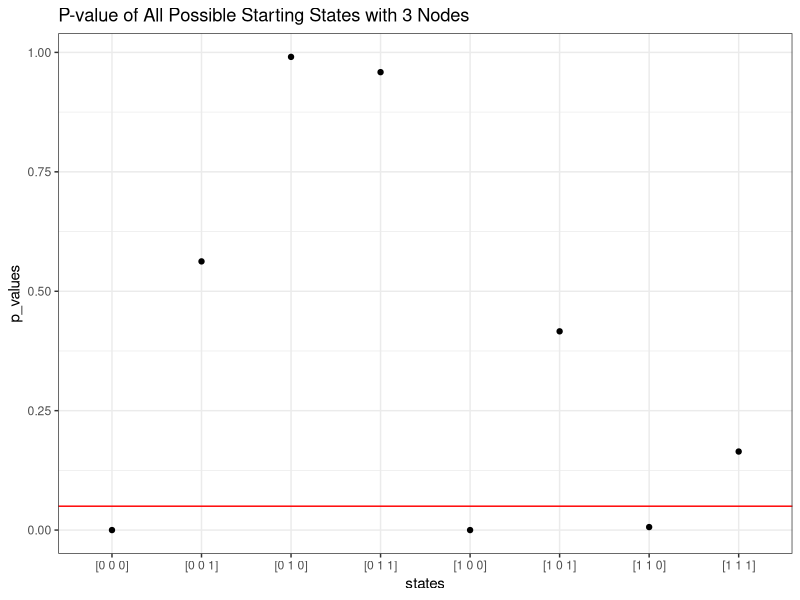
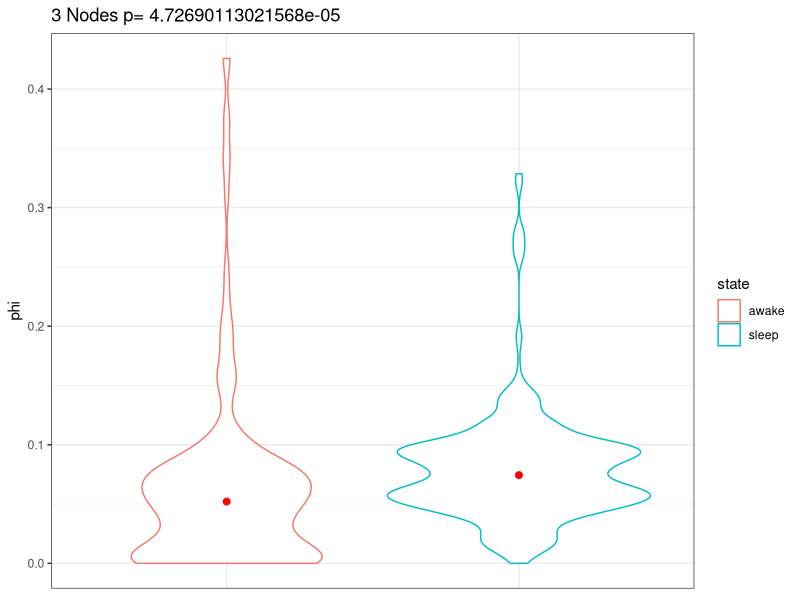
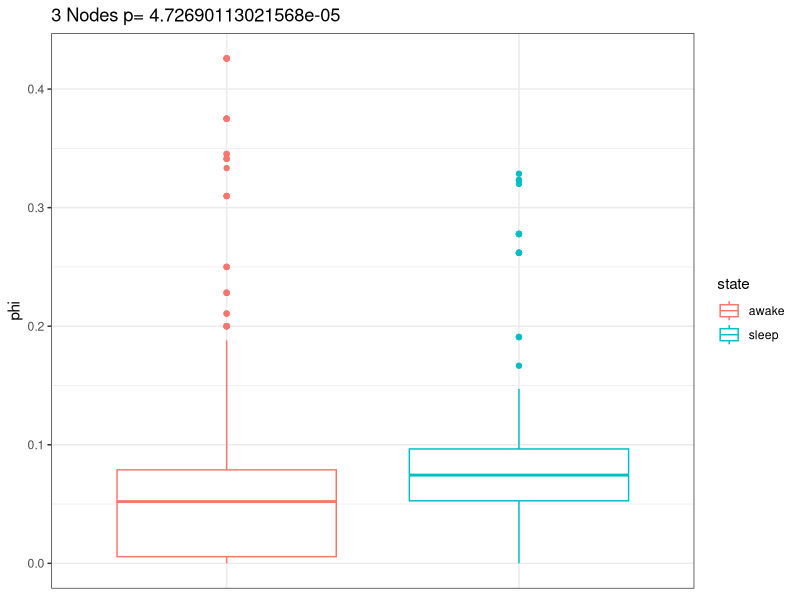
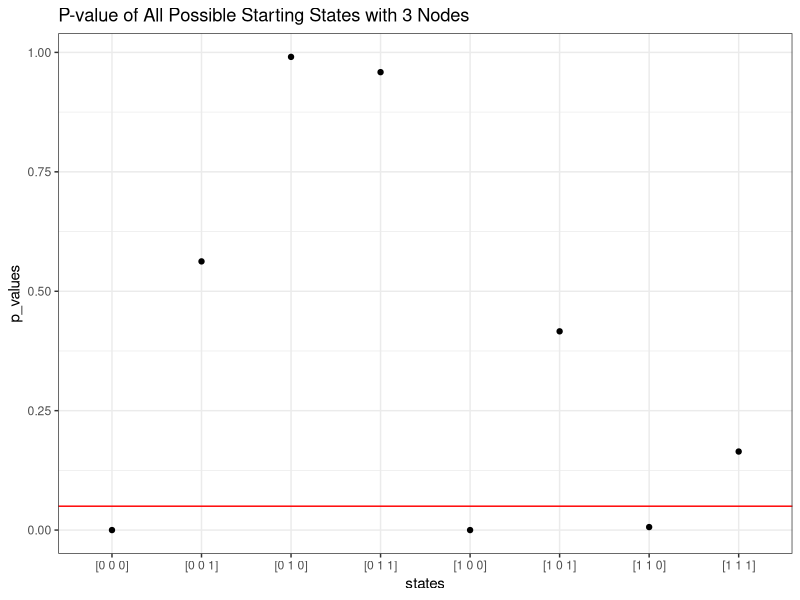
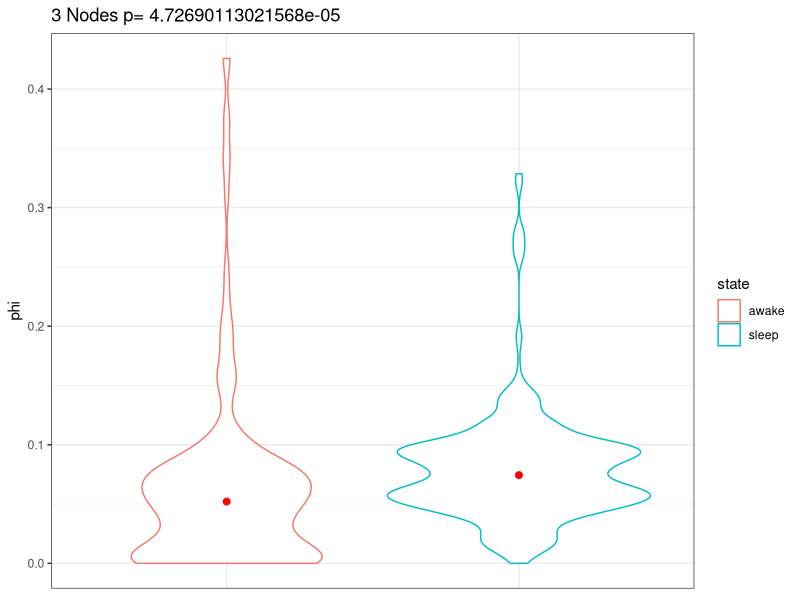
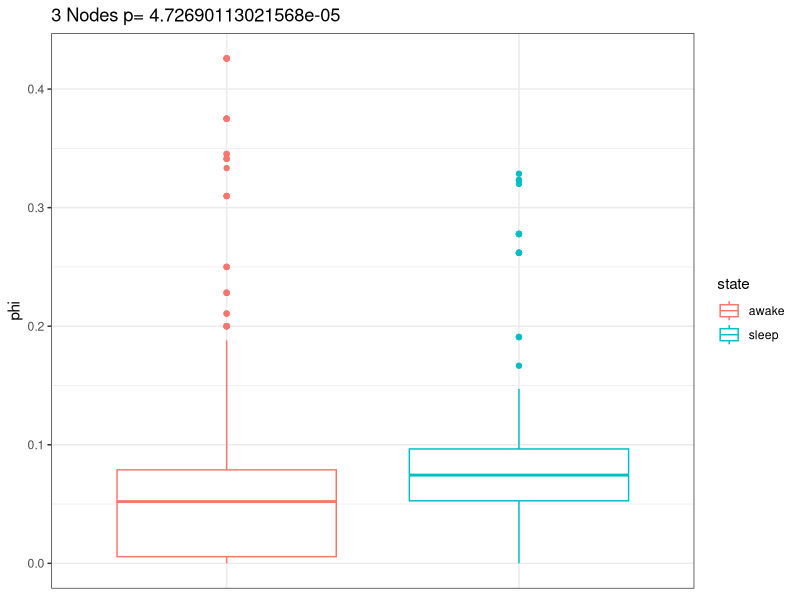

R code for these plots, in order:
library(readr)
library(ggplot2)
setwd('/Users/michael/networks-phi')

d <- read_csv('nodes3-all-states.csv')
pval <- t.test(d$sleep,d$awake)
pvalue <- format(round(pval$p.value, 2), nsmall = 2)
pvalue <- pval$p.value
# make the data tiddy
phi = c(d$sleep, d$awake)
starting_state = c(d$states, d$states)
state = c(rep('sleep',dim(d)[1]),rep('awake',dim(d)[1]))
dd <- data.frame(phi,state,starting_state)

pvs = c()
for(s in unique(d$states)){
  
  temp <- d[d$states == s,]
  pvs = append(pvs,t.test(temp$sleep,temp$awake)$p.value)
}
print(pvs)
pval_df <- data.frame(p_values=pvs,states=unique(d$states))

ggplot(data = pval_df, aes(y=p_values,x=states)) + geom_point() + theme_bw() + ggtitle('P-value of All Possible Starting States with 3 Nodes') + geom_hline(yintercept=0.05,color='red')
ggsave('node3_all_pvalues.png')

# violin plot
ggplot(data=dd,aes(y=phi,x=state,group=state)) + geom_violin(aes(y=phi,x=state,color=state)) + ggtitle(paste('3 Nodes p=',pvalue))+ 
  stat_summary(fun.y=median, geom="point", size=2, color="red")+
  theme_bw()+
  theme(axis.title.x=element_blank(),
        axis.text.x=element_blank(),
        axis.ticks.x=element_blank())
ggsave('nodes3-violin-all-states.png')

# normal boring box plot
ggplot(data=dd,aes(y=phi,x=state,group=state)) + geom_boxplot(aes(y=phi,x=state,color=state)) + ggtitle(paste('3 Nodes p=',pvalue))+
  theme_bw()+
  theme(axis.title.x=element_blank(),
      axis.text.x=element_blank(),
      axis.ticks.x=element_blank())
ggsave('nodes3-box-all-states')
